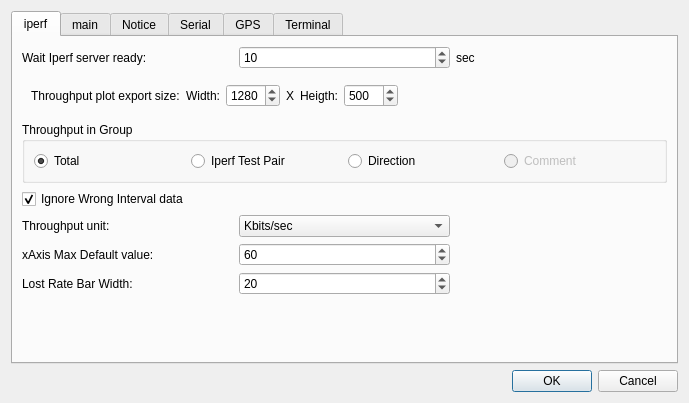
<?xml version="1.0" encoding="UTF-8"?>
<ui version="4.0">
 <class>DlgOption</class>
 <widget class="QDialog" name="DlgOption">
  <property name="windowModality">
   <enum>Qt::ApplicationModal</enum>
  </property>
  <property name="geometry">
   <rect>
    <x>0</x>
    <y>0</y>
    <width>689</width>
    <height>403</height>
   </rect>
  </property>
  <property name="windowTitle">
   <string>Options</string>
  </property>
  <property name="windowIcon">
   <iconset resource="../../../../../../mnt/SG-1T/myTools/network/throughput/iperf/qiperf/qiperf.qrc">
    <normaloff>:/config</normaloff>:/config</iconset>
  </property>
  <layout class="QVBoxLayout" name="verticalLayout">
   <item>
    <widget class="QTabWidget" name="tabWidget">
     <property name="currentIndex">
      <number>0</number>
     </property>
     <widget class="QWidget" name="tab_iperf">
      <attribute name="title">
       <string>iperf</string>
      </attribute>
      <layout class="QGridLayout" name="gridLayout">
       <item row="7" column="1">
        <spacer name="verticalSpacer">
         <property name="orientation">
          <enum>Qt::Vertical</enum>
         </property>
         <property name="sizeHint" stdset="0">
          <size>
           <width>20</width>
           <height>40</height>
          </size>
         </property>
        </spacer>
       </item>
       <item row="0" column="0">
        <widget class="QLabel" name="label">
         <property name="text">
          <string>Wait Iperf server ready:</string>
         </property>
        </widget>
       </item>
       <item row="5" column="0">
        <widget class="QLabel" name="label_8">
         <property name="text">
          <string>xAxis Max Default value:</string>
         </property>
        </widget>
       </item>
       <item row="4" column="1">
        <widget class="QComboBox" name="cb_TPUnit">
         <property name="currentText">
          <string>Kbits/sec</string>
         </property>
         <item>
          <property name="text">
           <string>Kbits/sec</string>
          </property>
         </item>
         <item>
          <property name="text">
           <string>Mbits/sec</string>
          </property>
         </item>
         <item>
          <property name="text">
           <string>Gbits/sec</string>
          </property>
         </item>
         <item>
          <property name="text">
           <string>Tbits/sec</string>
          </property>
         </item>
         <item>
          <property name="text">
           <string>KBytes/sec</string>
          </property>
         </item>
         <item>
          <property name="text">
           <string>MBytes/sec</string>
          </property>
         </item>
         <item>
          <property name="text">
           <string>GBytes/sec</string>
          </property>
         </item>
         <item>
          <property name="text">
           <string>TBytes/sec</string>
          </property>
         </item>
        </widget>
       </item>
       <item row="2" column="0" colspan="3">
        <widget class="QGroupBox" name="gbTPGroup">
         <property name="title">
          <string>Throughput in Group</string>
         </property>
         <layout class="QHBoxLayout" name="horizontalLayout_3">
          <item>
           <widget class="QRadioButton" name="rbTPGroupAll">
            <property name="text">
             <string>Total</string>
            </property>
            <property name="checked">
             <bool>true</bool>
            </property>
            <attribute name="buttonGroup">
             <string notr="true">TPGroup</string>
            </attribute>
           </widget>
          </item>
          <item>
           <widget class="QRadioButton" name="rbTPGroupEach">
            <property name="text">
             <string>Iperf Test Pair</string>
            </property>
            <attribute name="buttonGroup">
             <string notr="true">TPGroup</string>
            </attribute>
           </widget>
          </item>
          <item>
           <widget class="QRadioButton" name="rbTPGroupDirection">
            <property name="enabled">
             <bool>true</bool>
            </property>
            <property name="text">
             <string>Direction</string>
            </property>
            <attribute name="buttonGroup">
             <string notr="true">TPGroup</string>
            </attribute>
           </widget>
          </item>
          <item>
           <widget class="QRadioButton" name="rbTPGroupComment">
            <property name="enabled">
             <bool>false</bool>
            </property>
            <property name="text">
             <string>Comment</string>
            </property>
            <attribute name="buttonGroup">
             <string notr="true">TPGroup</string>
            </attribute>
           </widget>
          </item>
         </layout>
        </widget>
       </item>
       <item row="0" column="1">
        <widget class="QSpinBox" name="sb_WaitServerReady">
         <property name="maximum">
          <number>30</number>
         </property>
         <property name="value">
          <number>10</number>
         </property>
        </widget>
       </item>
       <item row="4" column="0">
        <widget class="QLabel" name="label_6">
         <property name="text">
          <string>Throughput unit:</string>
         </property>
        </widget>
       </item>
       <item row="0" column="2">
        <widget class="QLabel" name="label_2">
         <property name="text">
          <string>sec</string>
         </property>
        </widget>
       </item>
       <item row="5" column="1">
        <widget class="QSpinBox" name="sbXAxisMaxDefault">
         <property name="minimum">
          <number>10</number>
         </property>
         <property name="maximum">
          <number>999</number>
         </property>
         <property name="value">
          <number>60</number>
         </property>
        </widget>
       </item>
       <item row="3" column="0">
        <widget class="QCheckBox" name="cb_IgnoreWrongInterval">
         <property name="text">
          <string>Ignore Wrong Interval data</string>
         </property>
         <property name="checked">
          <bool>true</bool>
         </property>
        </widget>
       </item>
       <item row="1" column="0" colspan="3">
        <widget class="QWidget" name="widget" native="true">
         <layout class="QHBoxLayout" name="horizontalLayout">
          <item>
           <widget class="QLabel" name="label_3">
            <property name="text">
             <string>Throughput plot export size:</string>
            </property>
           </widget>
          </item>
          <item>
           <widget class="QLabel" name="label_4">
            <property name="text">
             <string>Width:</string>
            </property>
            <property name="alignment">
             <set>Qt::AlignRight|Qt::AlignTrailing|Qt::AlignVCenter</set>
            </property>
           </widget>
          </item>
          <item>
           <widget class="QSpinBox" name="sb_width_tp">
            <property name="maximum">
             <number>2048</number>
            </property>
            <property name="value">
             <number>1280</number>
            </property>
           </widget>
          </item>
          <item>
           <widget class="QLabel" name="label_7">
            <property name="text">
             <string>X</string>
            </property>
           </widget>
          </item>
          <item>
           <widget class="QLabel" name="label_5">
            <property name="text">
             <string>Heigth:</string>
            </property>
            <property name="alignment">
             <set>Qt::AlignRight|Qt::AlignTrailing|Qt::AlignVCenter</set>
            </property>
           </widget>
          </item>
          <item>
           <widget class="QSpinBox" name="sb_heigth_tp">
            <property name="maximum">
             <number>1024</number>
            </property>
            <property name="value">
             <number>500</number>
            </property>
           </widget>
          </item>
          <item>
           <spacer name="horizontalSpacer">
            <property name="orientation">
             <enum>Qt::Horizontal</enum>
            </property>
            <property name="sizeHint" stdset="0">
             <size>
              <width>40</width>
              <height>20</height>
             </size>
            </property>
           </spacer>
          </item>
         </layout>
        </widget>
       </item>
       <item row="6" column="0">
        <widget class="QLabel" name="label_15">
         <property name="text">
          <string>Lost Rate Bar Width:</string>
         </property>
        </widget>
       </item>
       <item row="6" column="1">
        <widget class="QSpinBox" name="sbLostRateBarWidth">
         <property name="minimum">
          <number>2</number>
         </property>
         <property name="value">
          <number>20</number>
         </property>
        </widget>
       </item>
      </layout>
     </widget>
     <widget class="QWidget" name="tab_main">
      <attribute name="title">
       <string>main</string>
      </attribute>
      <layout class="QVBoxLayout" name="verticalLayout_4">
       <property name="spacing">
        <number>2</number>
       </property>
       <property name="leftMargin">
        <number>2</number>
       </property>
       <property name="topMargin">
        <number>2</number>
       </property>
       <property name="rightMargin">
        <number>2</number>
       </property>
       <property name="bottomMargin">
        <number>2</number>
       </property>
       <item>
        <widget class="QWidget" name="widget_7" native="true">
         <layout class="QHBoxLayout" name="horizontalLayout_6">
          <property name="spacing">
           <number>4</number>
          </property>
          <property name="leftMargin">
           <number>2</number>
          </property>
          <property name="topMargin">
           <number>2</number>
          </property>
          <property name="rightMargin">
           <number>2</number>
          </property>
          <property name="bottomMargin">
           <number>2</number>
          </property>
         </layout>
        </widget>
       </item>
       <item>
        <widget class="QWidget" name="widget_8" native="true">
         <layout class="QHBoxLayout" name="horizontalLayout_7">
          <property name="spacing">
           <number>2</number>
          </property>
          <property name="leftMargin">
           <number>2</number>
          </property>
          <property name="topMargin">
           <number>2</number>
          </property>
          <property name="rightMargin">
           <number>2</number>
          </property>
          <property name="bottomMargin">
           <number>2</number>
          </property>
         </layout>
        </widget>
       </item>
       <item>
        <widget class="QCheckBox" name="cbCloseToSysTray">
         <property name="text">
          <string>Close To SystemTray</string>
         </property>
        </widget>
       </item>
       <item>
        <widget class="QWidget" name="widget_4" native="true">
         <layout class="QHBoxLayout" name="horizontalLayout_4">
          <property name="spacing">
           <number>2</number>
          </property>
          <property name="leftMargin">
           <number>2</number>
          </property>
          <property name="topMargin">
           <number>2</number>
          </property>
          <property name="rightMargin">
           <number>2</number>
          </property>
          <property name="bottomMargin">
           <number>2</number>
          </property>
          <item>
           <widget class="QCheckBox" name="cbCpuCheck">
            <property name="text">
             <string>Check CPU Usage interval (sec):</string>
            </property>
           </widget>
          </item>
          <item>
           <widget class="QSpinBox" name="sbCpuCheckInterval">
            <property name="minimum">
             <number>1</number>
            </property>
            <property name="maximum">
             <number>999</number>
            </property>
            <property name="value">
             <number>3</number>
            </property>
           </widget>
          </item>
         </layout>
        </widget>
       </item>
       <item>
        <widget class="QWidget" name="widget_5" native="true">
         <layout class="QHBoxLayout" name="horizontalLayout_5">
          <property name="spacing">
           <number>2</number>
          </property>
          <property name="leftMargin">
           <number>2</number>
          </property>
          <property name="topMargin">
           <number>2</number>
          </property>
          <property name="rightMargin">
           <number>2</number>
          </property>
          <property name="bottomMargin">
           <number>2</number>
          </property>
          <item>
           <widget class="QCheckBox" name="cbMemCheck">
            <property name="text">
             <string>Check Memory Usage interval (sec):</string>
            </property>
           </widget>
          </item>
          <item>
           <widget class="QSpinBox" name="sbMemCheckInterval">
            <property name="minimum">
             <number>1</number>
            </property>
            <property name="value">
             <number>3</number>
            </property>
           </widget>
          </item>
         </layout>
        </widget>
       </item>
       <item>
        <spacer name="verticalSpacer_2">
         <property name="orientation">
          <enum>Qt::Vertical</enum>
         </property>
         <property name="sizeHint" stdset="0">
          <size>
           <width>20</width>
           <height>40</height>
          </size>
         </property>
        </spacer>
       </item>
      </layout>
     </widget>
     <widget class="QWidget" name="tab">
      <attribute name="title">
       <string>Notice</string>
      </attribute>
      <layout class="QVBoxLayout" name="verticalLayout_2">
       <item>
        <widget class="QCheckBox" name="cb_showManagerIPWarning">
         <property name="text">
          <string>Show Manager IP Warning</string>
         </property>
        </widget>
       </item>
       <item>
        <spacer name="verticalSpacer_3">
         <property name="orientation">
          <enum>Qt::Vertical</enum>
         </property>
         <property name="sizeHint" stdset="0">
          <size>
           <width>20</width>
           <height>40</height>
          </size>
         </property>
        </spacer>
       </item>
      </layout>
     </widget>
     <widget class="QWidget" name="tab_Serial">
      <attribute name="title">
       <string>Serial</string>
      </attribute>
      <layout class="QVBoxLayout" name="verticalLayout_3">
       <item>
        <widget class="QCheckBox" name="cbCloseOnExist">
         <property name="text">
          <string>Close Serial Port On Exist(TODO)</string>
         </property>
        </widget>
       </item>
       <item>
        <spacer name="verticalSpacer_4">
         <property name="orientation">
          <enum>Qt::Vertical</enum>
         </property>
         <property name="sizeHint" stdset="0">
          <size>
           <width>20</width>
           <height>40</height>
          </size>
         </property>
        </spacer>
       </item>
      </layout>
     </widget>
     <widget class="QWidget" name="tab_GPS">
      <attribute name="title">
       <string>GPS</string>
      </attribute>
      <layout class="QVBoxLayout" name="verticalLayout_5">
       <item>
        <widget class="QWidget" name="widget_2" native="true">
         <layout class="QHBoxLayout" name="horizontalLayout_2">
          <item>
           <widget class="QLabel" name="label_9">
            <property name="text">
             <string>OpenStreetMap tile:</string>
            </property>
           </widget>
          </item>
          <item>
           <widget class="QLineEdit" name="leOpenStreetMapTile">
            <property name="text">
             <string>https://{s}.tile.openstreetmap.org/{z}/{x}/{y}.png</string>
            </property>
           </widget>
          </item>
         </layout>
        </widget>
       </item>
       <item>
        <spacer name="verticalSpacer_5">
         <property name="orientation">
          <enum>Qt::Vertical</enum>
         </property>
         <property name="sizeHint" stdset="0">
          <size>
           <width>20</width>
           <height>40</height>
          </size>
         </property>
        </spacer>
       </item>
      </layout>
     </widget>
     <widget class="QWidget" name="tabTerminal">
      <attribute name="title">
       <string>Terminal</string>
      </attribute>
      <layout class="QVBoxLayout" name="verticalLayout_6">
       <item>
        <widget class="QWidget" name="widget_3" native="true">
         <layout class="QGridLayout" name="gridLayout_2">
          <item row="2" column="0" colspan="2">
           <widget class="QLabel" name="label_12">
            <property name="text">
             <string>Foreground color:</string>
            </property>
           </widget>
          </item>
          <item row="0" column="0">
           <widget class="QLabel" name="label_10">
            <property name="text">
             <string>Font:</string>
            </property>
           </widget>
          </item>
          <item row="0" column="2">
           <widget class="QLabel" name="label_11">
            <property name="text">
             <string>Font Size:</string>
            </property>
           </widget>
          </item>
          <item row="0" column="3">
           <widget class="QSpinBox" name="sbFontPonitSize">
            <property name="minimum">
             <number>4</number>
            </property>
            <property name="maximum">
             <number>100</number>
            </property>
            <property name="value">
             <number>10</number>
            </property>
           </widget>
          </item>
          <item row="2" column="2">
           <widget class="QLabel" name="label_13">
            <property name="text">
             <string>Background color:</string>
            </property>
           </widget>
          </item>
          <item row="1" column="1">
           <widget class="QComboBox" name="cbFontStyle">
            <item>
             <property name="text">
              <string/>
             </property>
            </item>
            <item>
             <property name="text">
              <string>Regular</string>
             </property>
            </item>
           </widget>
          </item>
          <item row="1" column="0">
           <widget class="QLabel" name="label_14">
            <property name="text">
             <string>FontStyle:</string>
            </property>
           </widget>
          </item>
          <item row="0" column="1">
           <widget class="QFontComboBox" name="cbFontFamily">
            <property name="fontFilters">
             <set>QFontComboBox::MonospacedFonts</set>
            </property>
           </widget>
          </item>
         </layout>
        </widget>
       </item>
       <item>
        <spacer name="verticalSpacer_6">
         <property name="orientation">
          <enum>Qt::Vertical</enum>
         </property>
         <property name="sizeHint" stdset="0">
          <size>
           <width>20</width>
           <height>40</height>
          </size>
         </property>
        </spacer>
       </item>
      </layout>
     </widget>
    </widget>
   </item>
   <item>
    <widget class="QDialogButtonBox" name="buttonBox">
     <property name="orientation">
      <enum>Qt::Horizontal</enum>
     </property>
     <property name="standardButtons">
      <set>QDialogButtonBox::Cancel|QDialogButtonBox::Ok</set>
     </property>
    </widget>
   </item>
  </layout>
 </widget>
 <resources>
  <include location="../../../../../../mnt/SG-1T/myTools/network/throughput/iperf/qiperf/qiperf.qrc"/>
 </resources>
 <connections>
  <connection>
   <sender>buttonBox</sender>
   <signal>accepted()</signal>
   <receiver>DlgOption</receiver>
   <slot>accept()</slot>
   <hints>
    <hint type="sourcelabel">
     <x>248</x>
     <y>254</y>
    </hint>
    <hint type="destinationlabel">
     <x>157</x>
     <y>274</y>
    </hint>
   </hints>
  </connection>
  <connection>
   <sender>buttonBox</sender>
   <signal>rejected()</signal>
   <receiver>DlgOption</receiver>
   <slot>reject()</slot>
   <hints>
    <hint type="sourcelabel">
     <x>316</x>
     <y>260</y>
    </hint>
    <hint type="destinationlabel">
     <x>286</x>
     <y>274</y>
    </hint>
   </hints>
  </connection>
 </connections>
 <buttongroups>
  <buttongroup name="TPGroup"/>
 </buttongroups>
</ui>
